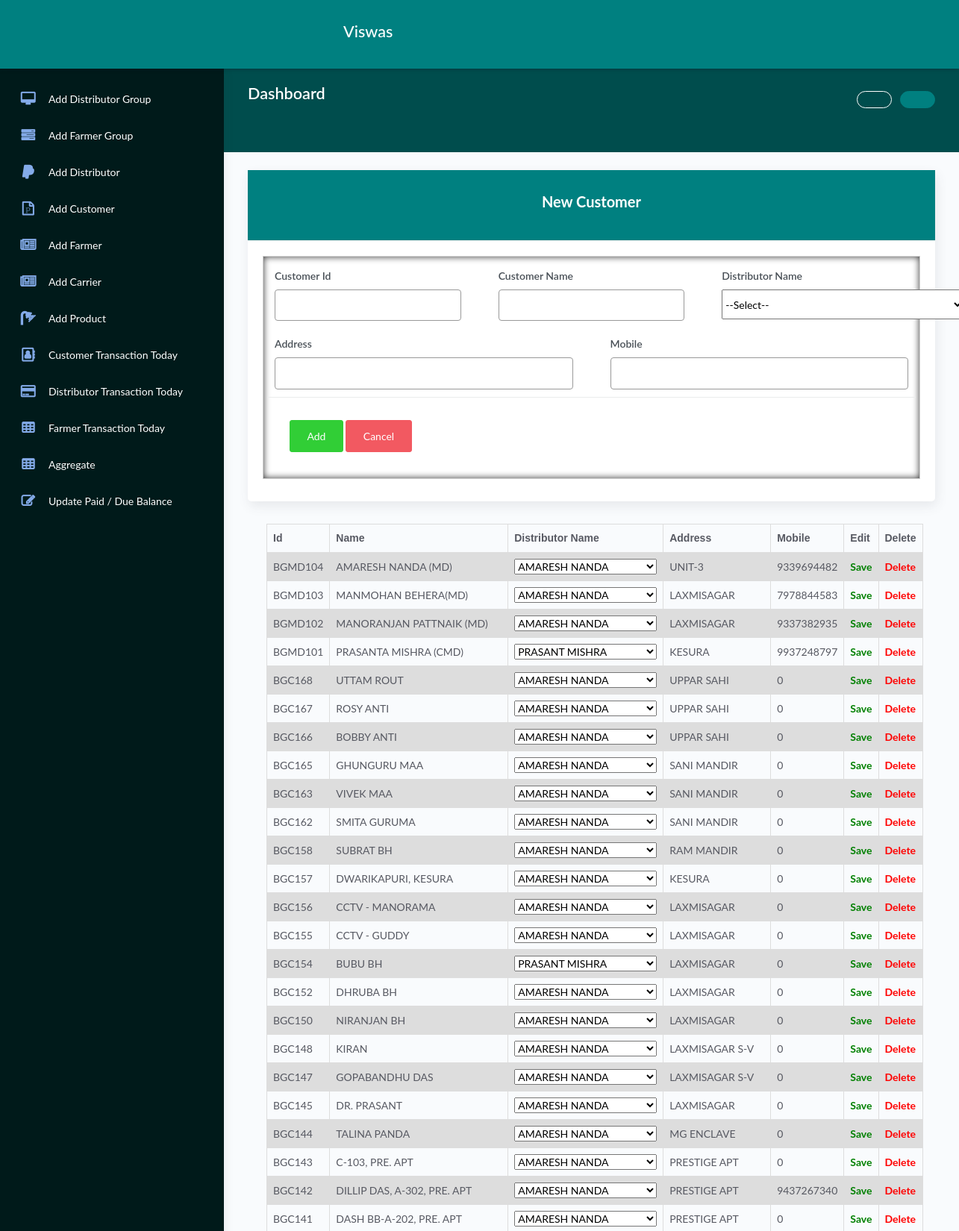
Screenshot of /add-customer/ (upper part) with the database file from the repository.
### bill/models.py (models this page shows, shortened)
class Customer(models.Model):
    Customer_Id = models.CharField(max_length=10,primary_key=True)
    Name=models.CharField(max_length=20, default="")
    Distributor_Name=models.ForeignKey(Distributor,on_delete=models.CASCADE)
    Address=models.CharField(max_length=150, default="")
    Mobile=models.IntegerField(default=0)

class Distributor(models.Model):
    Ditributor_Id = models.CharField(max_length=10,primary_key=True)
    Group_Name=models.ForeignKey(Distributor_Group, on_delete=models.CASCADE)
    Name=models.CharField(max_length=20, default="")
    Address=models.CharField(max_length=150, default="")
    Mobile=models.IntegerField(default=0)
    def __str__(self):
        return self.Name

### bill/views.py (the view)
# urls.py: path('add-customer/', views.add_customer  ,name="add-c"),
def add_customer(request):
    if request.method=="POST":
        print(request)
        New_Customer=Customer()
        New_Customer.Customer_Id=request.POST.get('cus_id')
        New_Customer.Name=request.POST.get('cus_name')
        New_Customer.Distributor_Name=Distributor.objects.get(Name=request.POST.get('cus_dis'))
        New_Customer.Address=request.POST.get('cus_add')
        New_Customer.Mobile=request.POST.get('cus_mob')
        New_Customer.save()
        return redirect('add-c')
    else:
        distributors_name= Distributor.objects.all()
        customers= Customer.objects.all()
        print(distributors_name)
        return render(request,'bill/add_customer.html',{'distributors':distributors_name,'customers':customers})

### bill/templates/bill/add_customer.html (shortened to what this page needs)
{% extends 'bill/base.html' %}
{% block content %}
	<div class="col-md-12">
        <div class="card">
			<div class="card-header">
				<div class="card-title">New Customer</div>
			</div>
			<div class="card-body">
				<div class="mbill">
			    	<form action="{% url 'add-c'  %}" method="POST" >
					    <div class="phs">
					<div class="row">
                        <div class="col-md-4">
                            <div class="form-group">
                                <label>Customer Id</label>
                                <input type="text" class="form-control" name="cus_id" required>
                            </div>
                        </div>
                        <div class="col-md-4">
                            <div class="form-group">
                                <label>Customer Name</label>
                                <input type="text" class="form-control" name="cus_name">
                            </div>
                        </div>
                        <div class="col-md-4">
                            <div class="form-group">
                                <label>Distributor Name</label><br>
                                <select name="cus_dis" required style="height:40px;width: 325px;">
                                    <option selected>--Select--</option>
                                </select>
                            </div>
                        </div>
                    </div>
                    <div class="row">
                        <div class="col-md-6">
                            <div class="form-group">
                                <label>Address</label>
                                <input type="text" class="form-control" name="cus_add">
                            </div>
                        </div>
                        <div class="col-md-6">
                            <div class="form-group">
                                <label>Mobile</label>
                                <input type="tel" class="form-control" name="cus_mob">
                            </div>
                        </div>
                    </div>
						<div class="card-action">
									<button type="submit" class="btn btn-success">Add</button>
									<button class="btn btn-danger">Cancel</button>
								</div>
						</form>
						</div>
						</div>
						</div>
						</div>
                        <table>
                            <tr>
                            <th>Id</th>
                            <th>Name</th>
                            <th>Distributor Name</th>
                            <th>Address</th>
                            <th>Mobile</th>
                            <th>Edit</th>
                            <th>Delete</th>
                            </tr>
                            {% for customer in customers %}
                            <tr>
                                <td data-id="{{customer.id}}">{{ customer.Customer_Id}}</td>
                                <td contenteditable='true' id="data-name-{{customer.Customer_Id}}" onClick="highlightEdit(this);">{{ customer.Name}}</td>
                                <td contenteditable='true'  onClick="highlightEdit(this);">
                                    <select id="data-dname-{{customer.Customer_Id}}">
                                        <option selected>{{ customer.Distributor_Name}}</option>
                                    </select>
                                </td>
                                <td contenteditable='true' id="data-addr-{{customer.Customer_Id}}" onClick="highlightEdit(this);">{{ customer.Address}}</td>
                                <td contenteditable='true' id="data-mob-{{customer.Customer_Id}}" onClick="highlightEdit(this);">{{ customer.Mobile}}</td>
                                <td><a style="color:green;font-weight:bold;" onclick="saveQuestionAnswer('{{customer.Customer_Id}}')" role="button">Save</a></td>
                                <td><a style="color:red;font-weight:bold;" onclick="return confirm('{{customer.Name}} will be deleted, are you sure ?')" href={% url 'delete' customer.Customer_Id %} role="button" >Delete</a></td>
                            </tr>
                            {% endfor %}
                        </table>
{% endblock %}

### bill/templates/bill/base.html (style rules this page uses)
table { font-family: arial, sans-serif; border-collapse: collapse; width: 95.5%; position: relative; left:25px; margin-bottom: 20px; }
td, th { border: 1px solid #dddddd; text-align: left; padding: 8px; }
tr:nth-child(even) { background-color: #dddddd; }

### rows the page displays
Customer: Customer_Id "BGMD104", Name "AMARESH NANDA (MD)", Distributor_Name+Customer_Id "AMARESH NANDA", Address "UNIT-3", Mobile "9339694482"
Customer: Customer_Id "BGMD103", Name "MANMOHAN BEHERA(MD)", Distributor_Name+Customer_Id "AMARESH NANDA", Address "LAXMISAGAR", Mobile "7978844583"
Customer: Customer_Id "BGMD102", Name "MANORANJAN PATTNAIK (MD)", Distributor_Name+Customer_Id "AMARESH NANDA", Address "LAXMISAGAR", Mobile "9337382935"
Customer: Customer_Id "BGMD101", Name "PRASANTA MISHRA (CMD)", Distributor_Name+Customer_Id "PRASANT MISHRA", Address "KESURA", Mobile "9937248797"
Customer: Customer_Id "BGC168", Name "UTTAM ROUT", Distributor_Name+Customer_Id "AMARESH NANDA", Address "UPPAR SAHI", Mobile "0"
Customer: Customer_Id "BGC167", Name "ROSY ANTI", Distributor_Name+Customer_Id "AMARESH NANDA", Address "UPPAR SAHI", Mobile "0"
Customer: Customer_Id "BGC166", Name "BOBBY ANTI", Distributor_Name+Customer_Id "AMARESH NANDA", Address "UPPAR SAHI", Mobile "0"
Customer: Customer_Id "BGC165", Name "GHUNGURU MAA", Distributor_Name+Customer_Id "AMARESH NANDA", Address "SANI MANDIR", Mobile "0"
Customer: Customer_Id "BGC163", Name "VIVEK MAA", Distributor_Name+Customer_Id "AMARESH NANDA", Address "SANI MANDIR", Mobile "0"
Customer: Customer_Id "BGC162", Name "SMITA GURUMA", Distributor_Name+Customer_Id "AMARESH NANDA", Address "SANI MANDIR", Mobile "0"
Customer: Customer_Id "BGC158", Name "SUBRAT BH", Distributor_Name+Customer_Id "AMARESH NANDA", Address "RAM MANDIR", Mobile "0"
Customer: Customer_Id "BGC157", Name "DWARIKAPURI, KESURA", Distributor_Name+Customer_Id "AMARESH NANDA", Address "KESURA", Mobile "0"
Customer: Customer_Id "BGC156", Name "CCTV - MANORAMA", Distributor_Name+Customer_Id "AMARESH NANDA", Address "LAXMISAGAR", Mobile "0"
Customer: Customer_Id "BGC155", Name "CCTV - GUDDY", Distributor_Name+Customer_Id "AMARESH NANDA", Address "LAXMISAGAR", Mobile "0"
Customer: Customer_Id "BGC154", Name "BUBU BH", Distributor_Name+Customer_Id "PRASANT MISHRA", Address "LAXMISAGAR", Mobile "0"
Customer: Customer_Id "BGC152", Name "DHRUBA BH", Distributor_Name+Customer_Id "AMARESH NANDA", Address "LAXMISAGAR", Mobile "0"
Customer: Customer_Id "BGC150", Name "NIRANJAN BH", Distributor_Name+Customer_Id "AMARESH NANDA", Address "LAXMISAGAR", Mobile "0"
Customer: Customer_Id "BGC148", Name "KIRAN", Distributor_Name+Customer_Id "AMARESH NANDA", Address "LAXMISAGAR S-V", Mobile "0"
Customer: Customer_Id "BGC147", Name "GOPABANDHU DAS", Distributor_Name+Customer_Id "AMARESH NANDA", Address "LAXMISAGAR S-V", Mobile "0"
Customer: Customer_Id "BGC145", Name "DR. PRASANT", Distributor_Name+Customer_Id "AMARESH NANDA", Address "LAXMISAGAR", Mobile "0"
Customer: Customer_Id "BGC144", Name "TALINA PANDA", Distributor_Name+Customer_Id "AMARESH NANDA", Address "MG ENCLAVE", Mobile "0"
Customer: Customer_Id "BGC143", Name "C-103, PRE. APT", Distributor_Name+Customer_Id "AMARESH NANDA", Address "PRESTIGE APT", Mobile "0"
Customer: Customer_Id "BGC142", Name "DILLIP DAS, A-302, PRE. APT", Distributor_Name+Customer_Id "AMARESH NANDA", Address "PRESTIGE APT", Mobile "9437267340"
Customer: Customer_Id "BGC141", Name "DASH BB-A-202, PRE. APT", Distributor_Name+Customer_Id "AMARESH NANDA", Address "PRESTIGE APT", Mobile "0"
